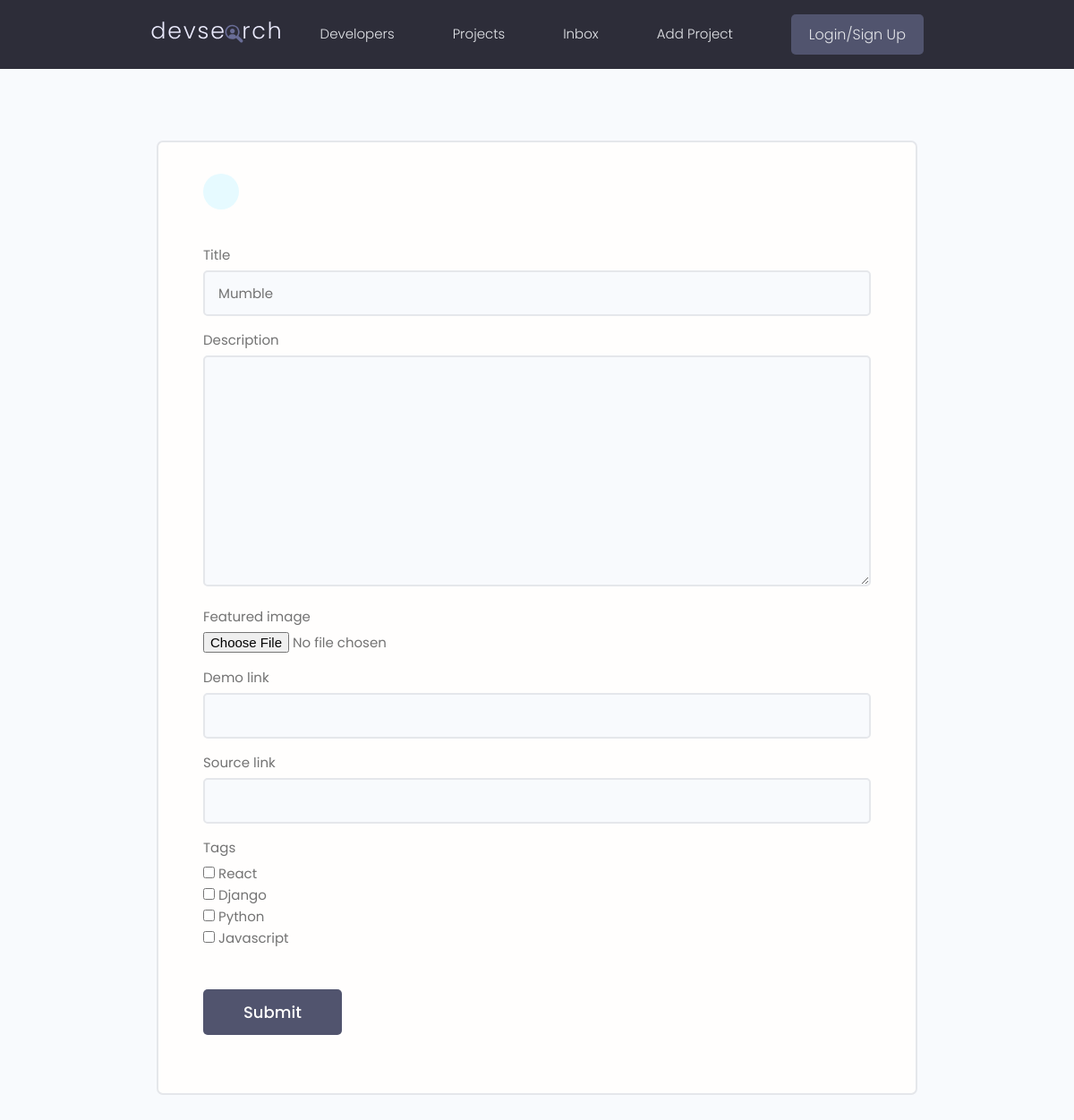
The page /projects/update-project/e468db40066b4d1089edd0a77a3ccba5 on the database as committed earlier.
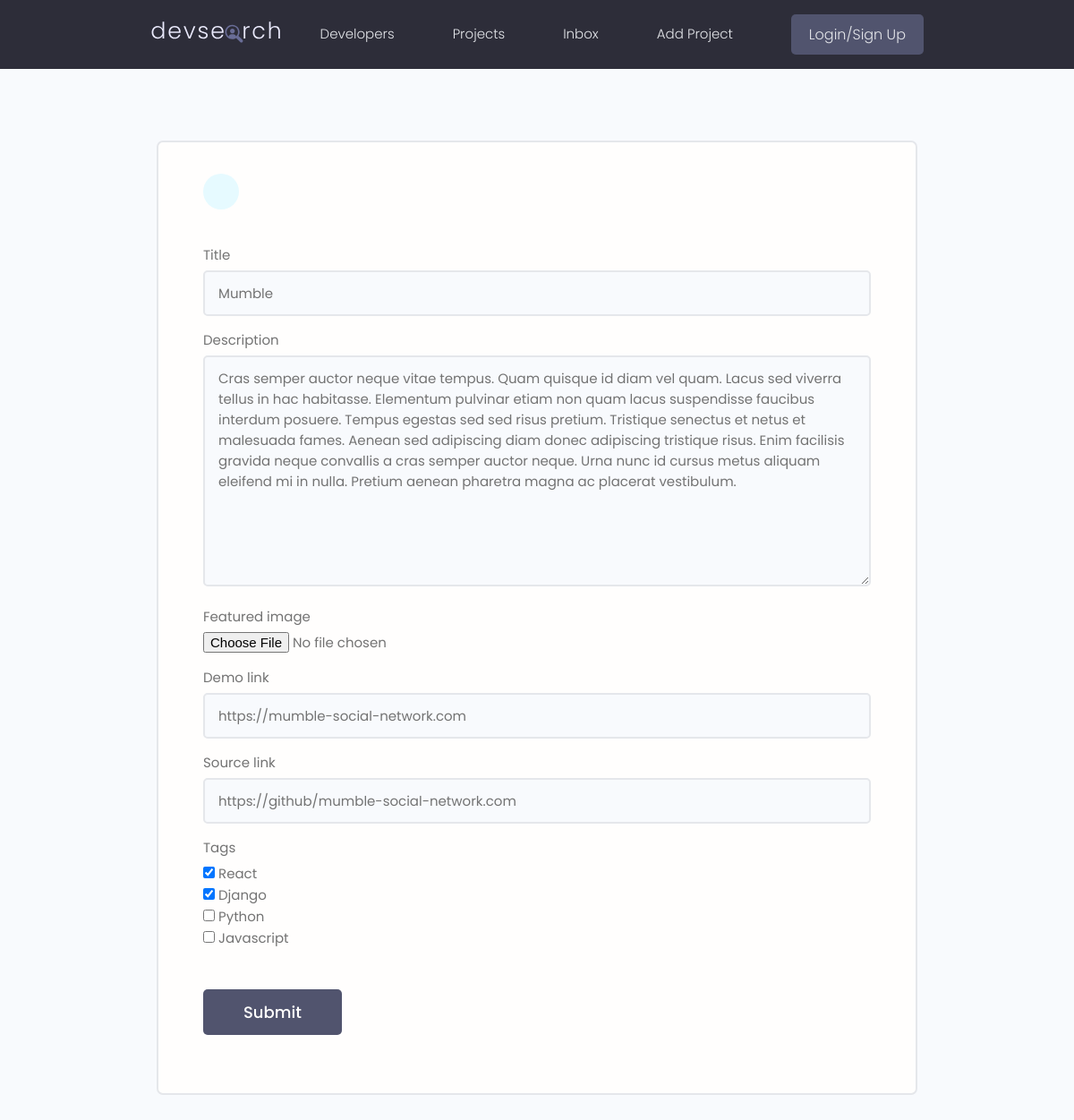
The same page on the database as committed later.
### projects/models.py (models this page shows, shortened)
class Project(models.Model):
    id = models.UUIDField(default=uuid.uuid4, unique=True, primary_key=True, editable=False)
    title = models.CharField(max_length=128)
    description = models.TextField(null=True, blank=True)  # can submit and leave this field empty
    featured_image = models.ImageField(null=True, blank=True, default='default.jpg')  # installed pillow
    demo_link = models.CharField(max_length=256, null=True, blank=True)
    source_link = models.CharField(max_length=256, null=True, blank=True)
    vote_total = models.IntegerField(default=0, null=True, blank=True)
    vote_ratio = models.IntegerField(default=0, null=True, blank=True)
    created = models.DateTimeField(auto_now_add=True)  # auto generating a timestamp
    tags = models.ManyToManyField('Tag', blank=True)
    owner = models.ForeignKey(Profile, null=True, blank=True, on_delete=models.SET_NULL)

### projects/views.py (the view)
# urls.py: path('update-project/<str:pk>', views.update_project, name='update-project'),
def update_project(request, pk):
    single_project = Project.objects.get(id=pk)
    form = ProjectForm(instance=single_project)  # pre-filling the form with the object's data
    if request.method == 'POST':
        form = ProjectForm(request.POST, request.FILES, instance=single_project)
        if form.is_valid():
            form.save()
            return redirect('projects')
    context = {'form': form}
    return render(request, 'projects/project_form.html', context)

### projects/forms.py
class ProjectForm(ModelForm):
    class Meta:
        model = Project
        fields = ['title', 'description', 'featured_image', 'demo_link', 'source_link', 'tags']
        widgets = {
            'title': forms.TextInput(attrs={'class': 'input'}),
            'description': forms.Textarea(attrs={'class': 'input'}),
            'featured_image': forms.FileInput(attrs={'class': 'input'}),
            'demo_link': forms.TextInput(attrs={'class': 'input'}),
            'source_link': forms.TextInput(attrs={'class': 'input'}),
            'tags': forms.CheckboxSelectMultiple(attrs={'class': 'input'}),
        }

### projects/models.py (called while the page is built)
    def __str__(self):
        return f'{self.name}'

### projects/templates/projects/project_form.html (shortened to what this page needs)
{% extends 'base.html' %}
{% block content %}
        <main class="formPage my-xl">
        <div class="content-box">
            <div class="formWrapper">
                <a class="backButton" href="#"></a>
                <br>
                <form class="form" method="POST" enctype="multipart/form-data">
                    {% for field in form %}
                    <div class="form__field">
                        <label for="formInput#text">{{ field.label}} </label>
                        {{ field }}
                    </div>
                    {% endfor %}
                    <input class="btn btn--sub btn--lg  my-md" type="submit" value="Submit" />
                </form>
            </div>
        </div>
    </main>
{% endblock content %}

Rows that differ between the two databases and show on the page:
changed Project "Mumble": description (not shown) → "Cras semper auctor neque vitae tempus. Quam quisque id diam vel quam. Lacus sed viverra tellus in hac habitasse. Elementum pulvinar etiam non quam lacus suspendisse faucibus interdum posuere. Tempus egestas sed sed risus pretium. Tristique senectus et netus et malesuada fames. Aenean sed adipiscing diam donec adipiscing tristique risus. Enim facilisis gravida neque convallis a cras semper auctor neque. Urna nunc id cursus metus aliquam eleifend mi in nulla. Pretium aenean pharetra magna ac placerat vestibulum."; demo_link (not shown) → "https://mumble-social-network.com"; source_link (not shown) → "https://github/mumble-social-network.com"
Other text that changed with them:
form field tags: "☐ ☐ ☐ ☐" → "☑ ☑ ☐ ☐"
